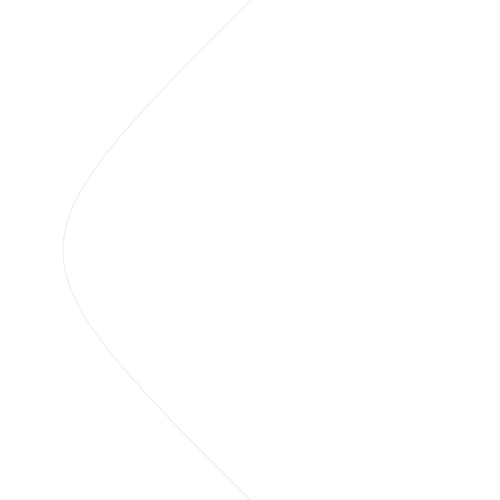
Frame 1 (no input)
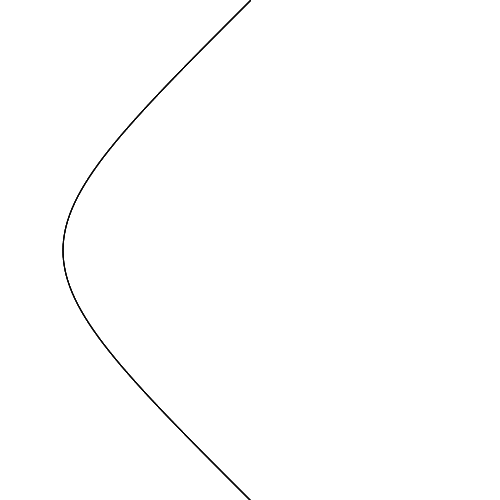
Frame 60 (the mouse pressed at the canvas centre just before this capture)
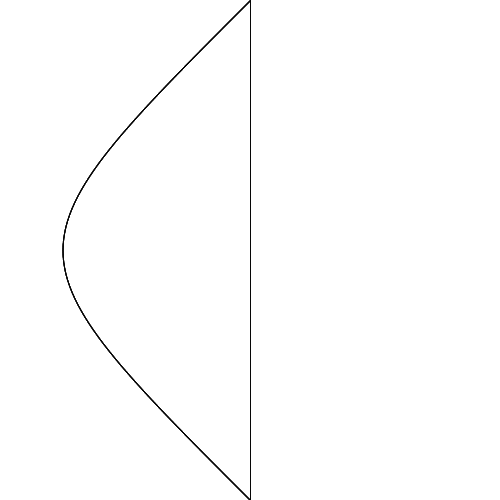
Frame 120 (the mouse held since frame 60 and released just before this capture)

The Processing sketch that drew these frames (run headless with seeded random() and noise(); from frame 60 on, the mouse is pressed at the canvas centre):

// Processing sketch: processing_97308
// ── processing_97308.pde

int a = 9;
int b = 0;
void setup() {
  size(500, 500);
  background(255);
}
 
void draw() {
  a = mouseX;
  b = width/2;
    linez(a,b);
}
 
void linez(int x, int y){
  stroke(0,20);
  noFill();
  bezier(width/2,0,
        x,y, 
        x,y,
        width/2,height);
}
